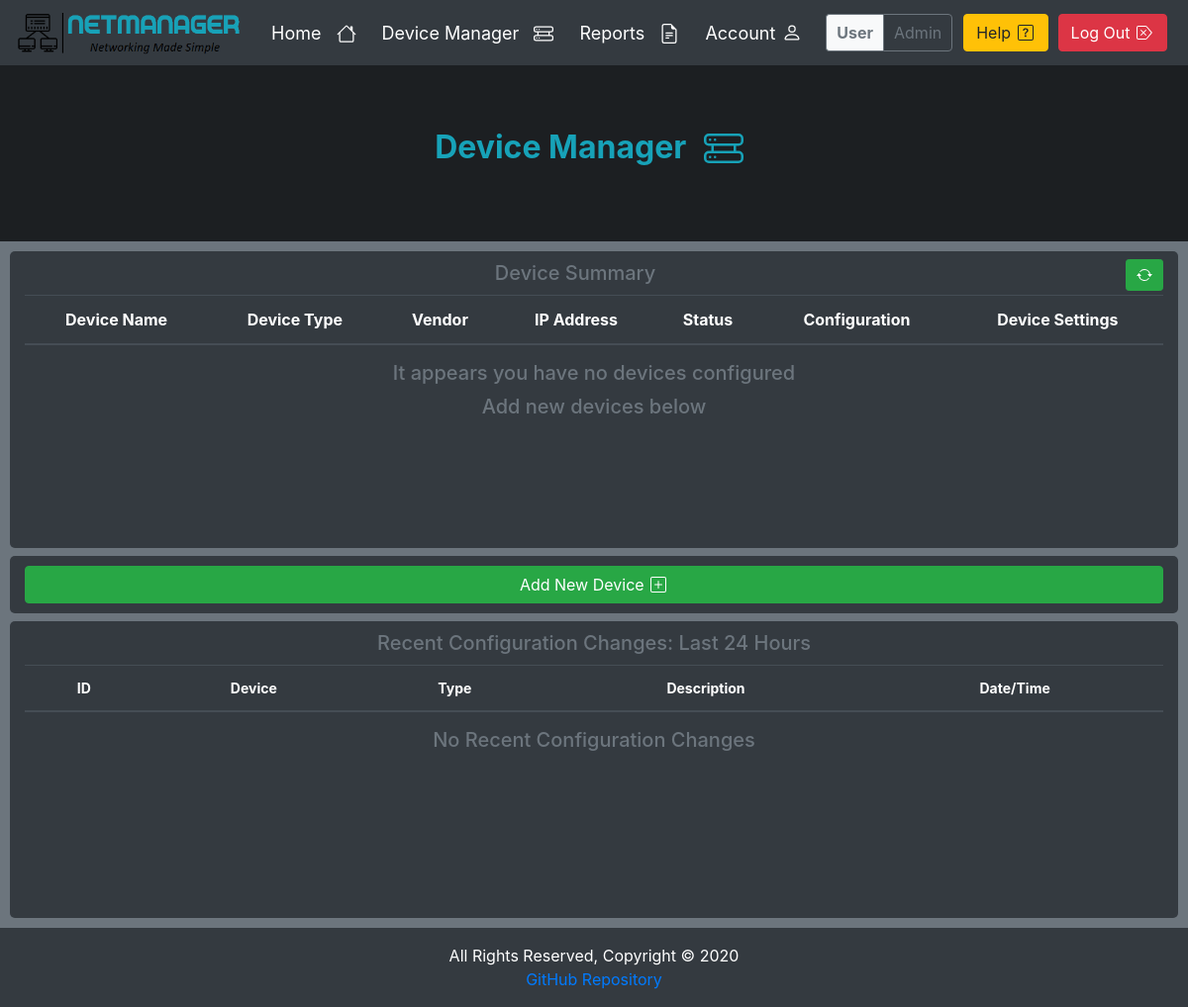
/devices/ (signed in), run on an earlier commit of the app's database.
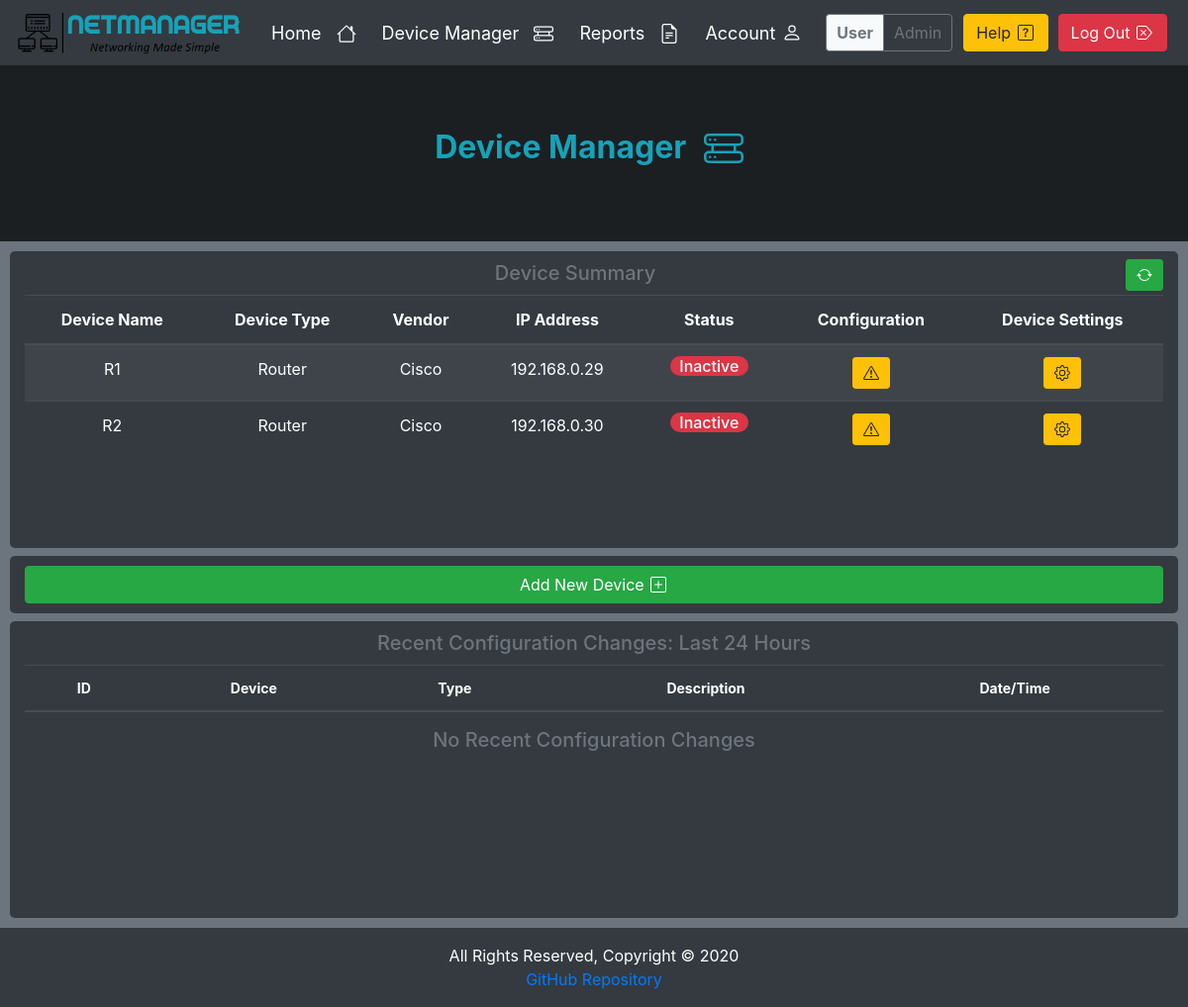
And on a later commit of the database.
### devices/models.py (models this page shows, shortened)
class Device(models.Model):
    id = models.AutoField(primary_key=True)
    user = models.ForeignKey(User, on_delete=models.CASCADE)
    name = models.CharField(max_length=250, null=False)
    type = models.CharField(max_length=250, null=False)
    host = models.CharField(max_length=250, null=False)
    vendor = models.CharField(max_length=250, null=False)
    location = models.CharField(max_length=250, default='Not Specified')
    contact = models.CharField(max_length=250, default='Not Specified')
    status = models.BooleanField(default=False, editable=False)

### devices/views.py (the view, shortened to what this page needs)
# urls.py: path('', login_required(DeviceManager.as_view()), name='Device-Manager'),
class DeviceManager(View):
    form_class = DeviceForm
    template = 'device_manager.html'
    success_redirect = 'devices:Device-Manager'
    exception_redirect = 'accounts.Index'
    def get(self, request):
        form = self.form_class()
        user_devices = Device.objects.filter(user__username=request.user)
        date = datetime.datetime.now() - datetime.timedelta(days=1)
        config_logs = Alert.objects.filter(user__username=request.user, date__gt=date)
        args = {'devices': user_devices, 'status': controller.connect_test(user_devices),
                'config_logs': config_logs, 'form': form}
        return render(request, self.template, args)

### devices/device_controller.py (called while the page is built)
def connect(d):
    device = {
        'device_type': 'cisco_ios',
        'ip': d.host,
        'username': Security.get_username(d),
        'password': Security.get_password(d),
        'secret': Security.get_secret(d),
        'port': 22,
    }
    return device

def connect_test(user_devices):
    for i in user_devices:
        try:
            c = ConnectHandler(**connect(i))
            i.status = True
            c.disconnect()
        except:
            i.status = False
        i.save()

### devices/models.py (called while the page is built)
    def get_username(self):
        username = Security.objects.filter(device=self.id).get().username
        return username

### templates/device_manager.html (shortened to what the changed rows need)
{% extends 'base.html' %}
{% block jumbotron %}
    <h2 class="text-info font-weight-bold">Device Manager
    </h2>
{% endblock %}
{% block body %}
    <div class="row mb-2">
        <div class="col widget table-responsive" style="min-height: 300px; max-height: 500px">
            <table class="table table-striped table-dark">
                <thead>
                <tr>
                    <th>Device Name</th>
                    <th>Device Type</th>
                    <th>Vendor</th>
                    <th>IP Address</th>
                    <th>Status</th>
                    <th>Configuration</th>
                    <th>Device Settings</th>
                </tr>
                </thead>
                <tbody>
                {% for device in devices %}
                    <tr>
                        <td>{{ device.name }}</td>
                        <td>{{ device.type }}</td>
                        <td>{{ device.vendor }}</td>
                        <td>{{ device.host }}</td>
                        <td id="status">
                            {% if device.status %}
                                <h6><span class="badge-pill badge-success">Active</span></h6>
                            {% else %}
                                <h6><span class="badge-pill badge-danger">Inactive</span></h6>
                            {% endif %}
                        </td>
                        <td>
                            {% if device.status %}
                                <a href="{% url 'devices:Device-Details' device_id=device.pk %}" type="button"
                                   class="btn btn-info btn-sm" title="Configure Interface">
                                    <svg xmlns="http://www.w3.org/2000/svg" width="16" height="16"
                                         fill="currentColor"
                                         class="bi bi-tools btn-icon" viewBox="0 0 16 16">
                                        <path d="M1 0L0 1l2.2 3.081a1 1 0 0 0 .815.419h.07a1 1 0 0 1 .708.293l2.675 2.675-2.617 2.654A3.003 3.003 0 0 0 0 13a3 3 0 1 0 5.878-.851l2.654-2.617.968.968-.305.914a1 1 0 0 0 .242 1.023l3.356 3.356a1 1 0 0 0 1.414 0l1.586-1.586a1 1 0 0 0 0-1.414l-3.356-3.356a1 1 0 0 0-1.023-.242L10.5 9.5l-.96-.96 2.68-2.643A3.005 3.005 0 0 0 16 3c0-.269-.035-.53-.102-.777l-2.14 2.141L12 4l-.364-1.757L13.777.102a3 3 0 0 0-3.675 3.68L7.462 6.46 4.793 3.793a1 1 0 0 1-.293-.707v-.071a1 1 0 0 0-.419-.814L1 0zm9.646 10.646a.5.5 0 0 1 .708 0l3 3a.5.5 0 0 1-.708.708l-3-3a.5.5 0 0 1 0-.708zM3 11l.471.242.529.026.287.445.445.287.026.529L5 13l-.242.471-.026.529-.445.287-.287.445-.529.026L3 15l-.471-.242L2 14.732l-.287-.445L1.268 14l-.026-.529L1 13l.242-.471.026-.529.445-.287.287-.445.529-.026L3 11z"></path>
                                    </svg>
                                </a>
                            {% else %}
                                <a tabindex="0" class="btn btn-warning btn-sm" role="button" data-toggle="popover"
                                   data-trigger="focus"
                                   data-content="Connection could not be established to this device">
                                </a>
                            {% endif %}
                        </td>
                        <td>
                            <a href="{% url 'devices:Device-Settings' device_id=device.pk %}" type="button"
                               class="btn btn-warning btn-sm" title="Device Preferences">
                            </a>
                        </td>
                    </tr>
                {% empty %}
                    </tbody>
                    </table>
                    <div>
                        <h4 class="title">It appears you have no devices configured</h4>
                        <h4 class="title">Add new devices below</h4>
                    </div>
                {% endfor %}
            </tbody>
            </table>
        </div>
    </div>
    <div class="row">
        <div class="col widget table-responsive" style="min-height: 300px; max-height: 500px">
            <table class="table table-striped table-dark" style="font-size: 14px">
                <thead>
                <tr>
                    <th>ID</th>
                    <th>Device</th>
                    <th>Type</th>
                    <th>Description</th>
                    <th>Date/Time</th>
                </tr>
                </thead>
                {% for log in config_logs %}
                    <tr>
                        <td>{{ log.id }}</td>
                        <td>{{ log.device }}</td>
                        <td>{{ log.type }}</td>
                        <td>{{ log.description }}</td>
                        <td>{{ log.date }} {{ log.time }}</td>
                        {% empty %}
                    </table>
                {% endfor %}
        </div>
    </div>
    </div>
{% endblock %}

What changed in the data, as far as the page shows it:
added Device: name "R1", type "Router", vendor "Cisco", host "192.168.0.29", status "Inactive"
added Device: name "R2", type "Router", vendor "Cisco", host "192.168.0.30", status "Inactive"
Also different on the page:
text no longer shown: "It appears you have no devices configured Add new devices below"
